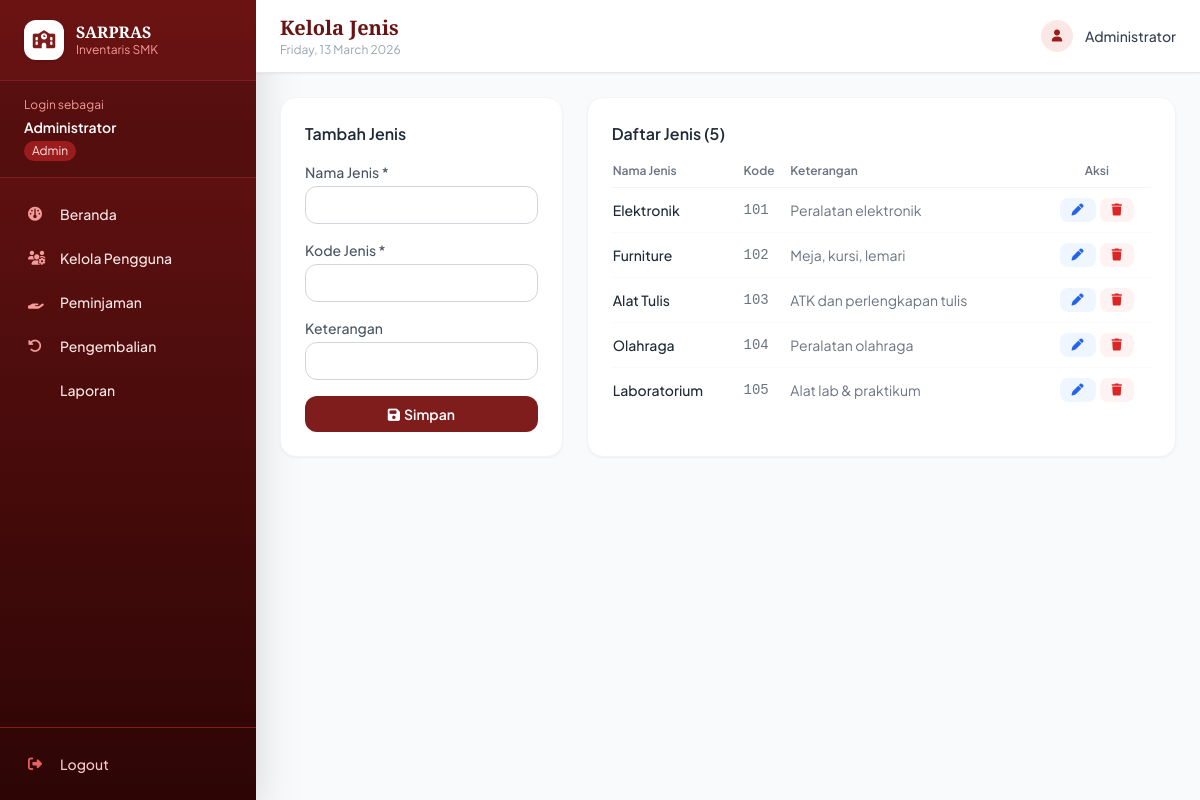
The app's page /operator/jenis.php (signed in) with its own data.
### tables this page shows
CREATE TABLE `inventaris_sarana_jenis` (
  `id_jenis` int NOT NULL,
  `nama_jenis` varchar(30) NOT NULL,
  `kode_jenis` int NOT NULL,
  `keterangan` varchar(30) DEFAULT NULL
);

### operator/jenis.php (the view, shortened to what this page needs)
<?php
$db=$conn=(new Database())->getConnection();
$list=$conn->query("SELECT * FROM inventaris_sarana_jenis ORDER BY id_jenis")->fetchAll();
$edit=null;
$pageTitle='Kelola Jenis';include '../includes/header.php';
?>
<div class="grid grid-cols-1 lg:grid-cols-3 gap-6">
  <div class="bg-white rounded-2xl shadow-sm border border-gray-100 p-6">
    <h3 class="font-semibold text-gray-800 mb-4"><?=$edit?'Edit Jenis':'Tambah Jenis'?></h3>
    <form method="POST" class="space-y-4">
      <div><label class="text-sm font-medium text-gray-600 mb-1 block">Nama Jenis *</label>
        <input type="text" name="nama_jenis" value="<?=htmlspecialchars($edit['nama_jenis']??'')?>"
               class="w-full border border-gray-300 rounded-xl px-3 py-2 text-sm focus:ring-2 focus:ring-maroon-500 outline-none" required></div>
      <div><label class="text-sm font-medium text-gray-600 mb-1 block">Kode Jenis *</label>
        <input type="number" name="kode_jenis" value="<?=$edit['kode_jenis']??''?>"
               class="w-full border border-gray-300 rounded-xl px-3 py-2 text-sm focus:ring-2 focus:ring-maroon-500 outline-none" required></div>
      <div><label class="text-sm font-medium text-gray-600 mb-1 block">Keterangan</label>
        <input type="text" name="keterangan" value="<?=htmlspecialchars($edit['keterangan']??'')?>"
               class="w-full border border-gray-300 rounded-xl px-3 py-2 text-sm focus:ring-2 focus:ring-maroon-500 outline-none"></div>
      <div class="flex gap-2">
        <button type="submit" class="flex-1 bg-maroon-700 hover:bg-maroon-800 text-white rounded-xl py-2 text-sm font-semibold">
          <i class="fas fa-save mr-1"></i><?=$edit?'Update':'Simpan'?></button>
      </div>
    </form>
  </div>
  <div class="lg:col-span-2 bg-white rounded-2xl shadow-sm border border-gray-100 p-6">
    <h3 class="font-semibold text-gray-800 mb-4">Daftar Jenis (<?=count($list)?>)</h3>
    <table class="w-full text-sm">
      <thead><tr class="text-left text-xs text-gray-500 border-b border-gray-100">
        <th class="pb-2 font-semibold">Nama Jenis</th><th class="pb-2 font-semibold">Kode</th>
        <th class="pb-2 font-semibold">Keterangan</th><th class="pb-2 font-semibold text-center">Aksi</th>
      </tr></thead>
      <tbody class="divide-y divide-gray-50">
        <?php foreach($list as $j):?>
        <tr><td class="py-2.5 font-medium"><?=htmlspecialchars($j['nama_jenis'])?></td>
          <td class="py-2.5 font-mono text-gray-500"><?=$j['kode_jenis']?></td>
          <td class="py-2.5 text-gray-500"><?=htmlspecialchars($j['keterangan']??'-')?></td>
          <td class="py-2.5 text-center"><div class="flex justify-center gap-1">
            <a href="?edit=<?=$j['id_jenis']?>" class="px-3 py-1 bg-blue-50 text-blue-600 rounded-lg text-xs hover:bg-blue-100"><i class="fas fa-pen"></i></a>
            <a href="?del=<?=$j['id_jenis']?>" data-confirm="Hapus jenis ini?" class="px-3 py-1 bg-red-50 text-red-600 rounded-lg text-xs hover:bg-red-100"><i class="fas fa-trash"></i></a>
          </div></td>
        </tr>
        <?php endforeach;?>
      </tbody>
    </table>
  </div>
</div>
<?php include '../includes/footer.php';?>

### includes/header.php (style rules this page uses)
body { font-family: 'Plus Jakarta Sans', sans-serif; }

### records on screen
inventaris_sarana_jenis: nama_jenis "Elektronik", kode_jenis "101", keterangan "Peralatan elektronik"
inventaris_sarana_jenis: nama_jenis "Furniture", kode_jenis "102", keterangan "Meja, kursi, lemari"
inventaris_sarana_jenis: nama_jenis "Alat Tulis", kode_jenis "103", keterangan "ATK dan perlengkapan tulis"
inventaris_sarana_jenis: nama_jenis "Olahraga", kode_jenis "104", keterangan "Peralatan olahraga"
inventaris_sarana_jenis: nama_jenis "Laboratorium", kode_jenis "105", keterangan "Alat lab & praktikum"

### other values on screen
$nama_user "Administrator"
$role_display "Admin"
$m['label'] "Beranda"
$m['label'] "Kelola Pengguna"
$m['label'] "Peminjaman"
$m['label'] "Pengembalian"
$m['label'] "Laporan"
$pageTitle "Kelola Jenis"
count($list) "5"
